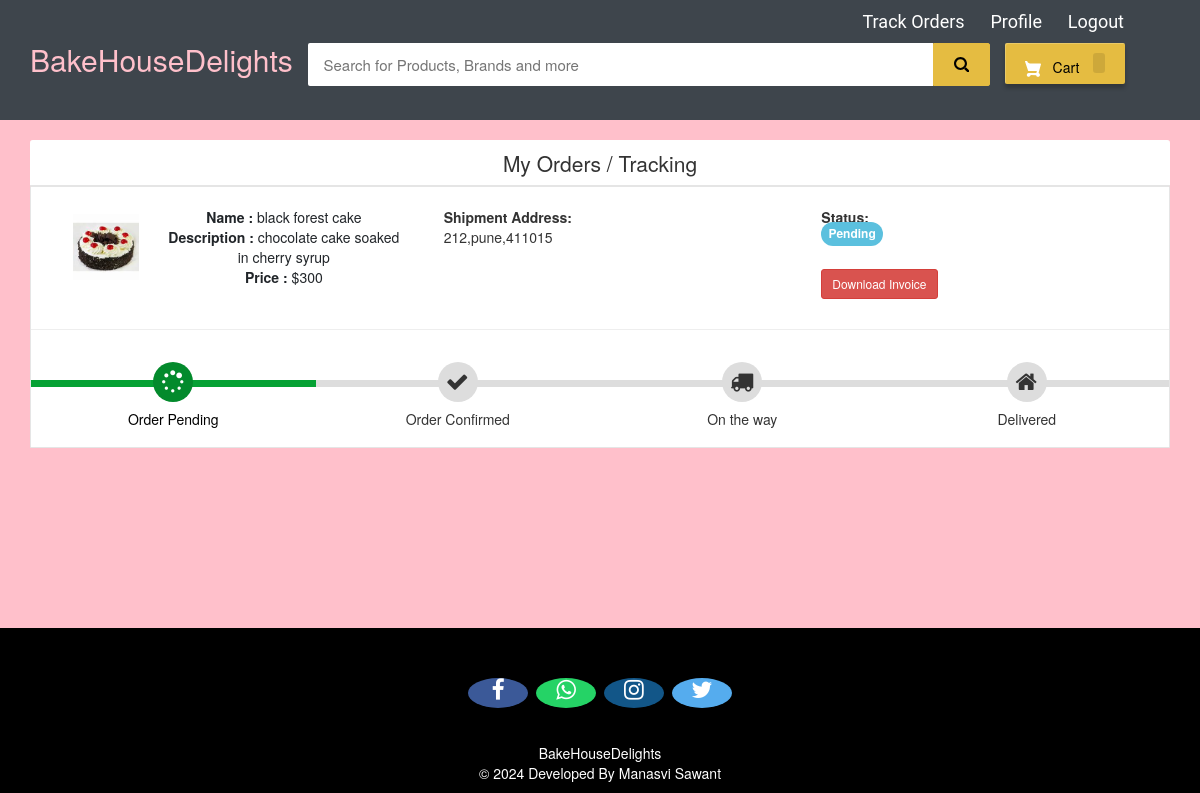
Screenshot of /my-order (signed in) with the database file from the repository.
### ecom/models.py (models this page shows, shortened)
class Product(models.Model):
    name=models.CharField(max_length=40)
    product_image= models.ImageField(upload_to='product_image/',null=True,blank=True)
    price = models.PositiveIntegerField()
    description=models.CharField(max_length=40)

class Orders(models.Model):
    STATUS =(
        ('Pending','Pending'),
        ('Order Confirmed','Order Confirmed'),
        ('Out for Delivery','Out for Delivery'),
        ('Delivered','Delivered'),
    )
    customer=models.ForeignKey('Customer', on_delete=models.CASCADE,null=True)
    product=models.ForeignKey('Product',on_delete=models.CASCADE,null=True)
    email = models.CharField(max_length=50,null=True)
    address = models.CharField(max_length=500,null=True)
    mobile = models.CharField(max_length=20,null=True)
    order_date= models.DateField(auto_now_add=True,null=True)
    status=models.CharField(max_length=50,null=True,choices=STATUS)

### ecom/views.py (the view)
# urls.py: path('my-order', views.my_order_view,name='my-order'),
@login_required(login_url='customerlogin')
@user_passes_test(is_customer)
def my_order_view(request):
    customer=models.Customer.objects.get(user_id=request.user.id)
    orders=models.Orders.objects.all().filter(customer_id = customer)
    ordered_products=[]
    for order in orders:
        ordered_product=models.Product.objects.all().filter(id=order.product.id)
        ordered_products.append(ordered_product)
    return render(request,'ecom/my_order.html',{'data':zip(ordered_products,orders)})

### ecom/views.py (called while the page is built)
def is_customer(user):
    return user.groups.filter(name='CUSTOMER').exists()

### templates/ecom/my_order.html (shortened to what this page needs)
{% extends 'ecom/customer_base.html' %}
{% load static %}
{% block content %}
<br>
<div class="container">
    <header class="card-header" style="text-align:center; font-size: 21px"> My Orders / Tracking </header>
    {% for products,order in data %}
    <article class="card">
        <div class="card-body">
            <ul class="row" style="margin-left:20px;margin-top:20px;">
                <li class="col-md-4">
                  <figure class="itemside mb-3">
                    {%for product in products%}
                      <div class="aside"><img src="{% static product.product_image.url %}" class="img-sm border"></div>
                      <figcaption class="info align-self-center">
                          <p class="title"><strong>Name : </strong>{{product.name}} <br> <strong>Description : </strong>{{product.description}} <br> <strong>Price : </strong>${{product.price}}</p>
                      </figcaption>
                  </figure>
                </li>
                <li class="col-md-4">
                    <div class="col"> <strong>Shipment Address:</strong> <br> {{order.address}}</div>
                </li>
                <li class="col-md-4">
                    <div class="col"> <strong>Status:</strong> <br>
                        {% if order.status == 'Pending'%}
                        <td> <span class="label label-info" style="font-size: 12px; border-radius: 30px;">{{order.status}}</span></td>
                        {% elif order.status == 'Delivered' %}
                        <td> <span class="label label-success" style="font-size: 12px; border-radius: 30px;">{{order.status}}</span></td>
                        {% elif order.status == 'Out for Delivery' %}
                        <td> <span class="label label-default" style="font-size: 12px; border-radius: 30px;">{{order.status}}</span></td>
                        {%else%}
                          <td> <span class="label label-primary" style="font-size: 12px; border-radius: 30px;">{{order.status}}</span></td>
                        {%endif%}
                    </div> <br>
                    <h4><a style="text-decoration:none;" href="{% url 'download-invoice' order.id product.id  %}" ><button class="btn btn-danger btn-sm">Download Invoice</button></a></h4>
                </li>
                {%endfor%}
            </ul>
            <hr>
            <div class="track">
                {%if order.status == 'Pending' %}
                <div class="step active"> <span class="icon"> <i style="padding-top:3px; padding-right:25px;" class="fa fa-spinner"></i> </span> <span class="text">Order Pending</span> </div>
                <div class="step "> <span class="icon"> <i style="padding-top:3px; padding-right:25px;" class="fa fa-check"></i> </span> <span class="text"> Order Confirmed</span> </div>
                <div class="step "> <span class="icon"> <i style="padding-top:3px; padding-right:25px;" class="fa fa-truck"></i> </span> <span class="text"> On the way </span> </div>
                <div class="step "> <span class="icon"> <i style="padding-top:3px; padding-right:25px;" class="fa fa-home"></i> </span> <span class="text">Delivered</span> </div>
                {%endif%}
            </div>
        </div>
    </article><br>
    {%endfor%}
</div>
<br><br><br><br><br>
{% endblock content %}

### templates/ecom/customer_base.html (style rules this page uses)
body { background-color: #f7f7f7; }
.fa { font-size: 23px; width: 60px; height:30px; text-align: center; text-decoration: none; margin: 5px 2px; border-radius: 50%; }
p { text-align: center; }

### templates/ecom/my_order.html (style rules this page uses)
body { background-color: pink; }
.container { margin-top: 0px; margin-bottom: 0px }
.card { position: relative; display: -webkit-box; display: -ms-flexbox; display: flex; -webkit-box-orient: vertical; -webkit-box-direction: normal; -ms-flex-direction: column; flex-direction: column; min-width: 0; word-wrap: break-word; background-color: #fff; background-clip: border-box; border: 1px solid rgba(0, 0, 0, 0.1); border-radius: 0.10rem }
.card-header:first-child { border-radius: calc(0.37rem - 1px) calc(0.37rem - 1px) 0 0 }
.card-header { padding: 0.75rem 1.25rem; margin-bottom: 0; background-color: #fff; border-bottom: 1px solid rgba(0, 0, 0, 0.1) }
.track { position: relative; background-color: #ddd; height: 7px; display: -webkit-box; display: -ms-flexbox; display: flex; margin-bottom: 60px; margin-top: 50px }
.track .step { -webkit-box-flex: 1; -ms-flex-positive: 1; flex-grow: 1; width: 25%; margin-top: -18px; text-align: center; position: relative }
.track .step.active:before { background: #05a134 }
.track .step::before { height: 7px; position: absolute; content: ""; width: 100%; left: 0; top: 18px }
.track .step.active .icon { background: #038a2c; color: #fff }
.track .icon { display: inline-block; width: 40px; height: 40px; line-height: 40px; position: relative; border-radius: 100%; background: #ddd }
.track .step.active .text { font-weight: 400; color: #000 }
.track .text { display: block; margin-top: 7px }
.itemside { position: relative; display: -webkit-box; display: -ms-flexbox; display: flex; width: 100% }
.itemside .aside { position: relative; -ms-flex-negative: 0; flex-shrink: 0 }
.img-sm { width: 80px; height: 80px; padding: 7px }
ul.row, ul.row-sm { list-style: none; padding: 0 }
.itemside .info { padding-left: 15px; padding-right: 7px }
.itemside .title { display: block; margin-bottom: 5px; color: #212529 }
p { margin-top: 0; margin-bottom: 1rem }

### rows the page displays
Orders: address "212,pune,411015", status "Pending", shows "Order Pending"
Product: product_image (picture), name "black forest cake", description "chocolate cake soaked in cherry syrup", price "300"
